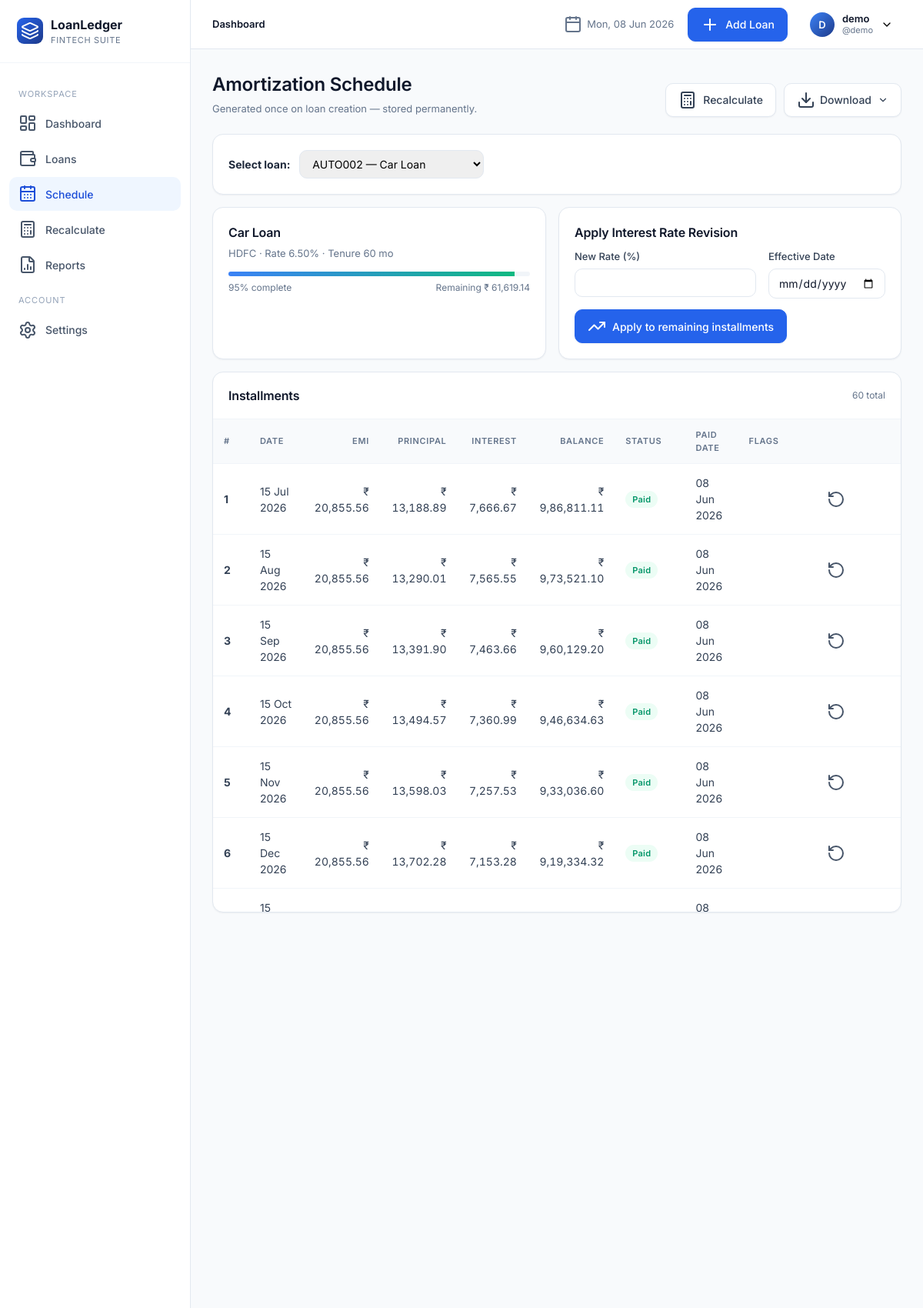
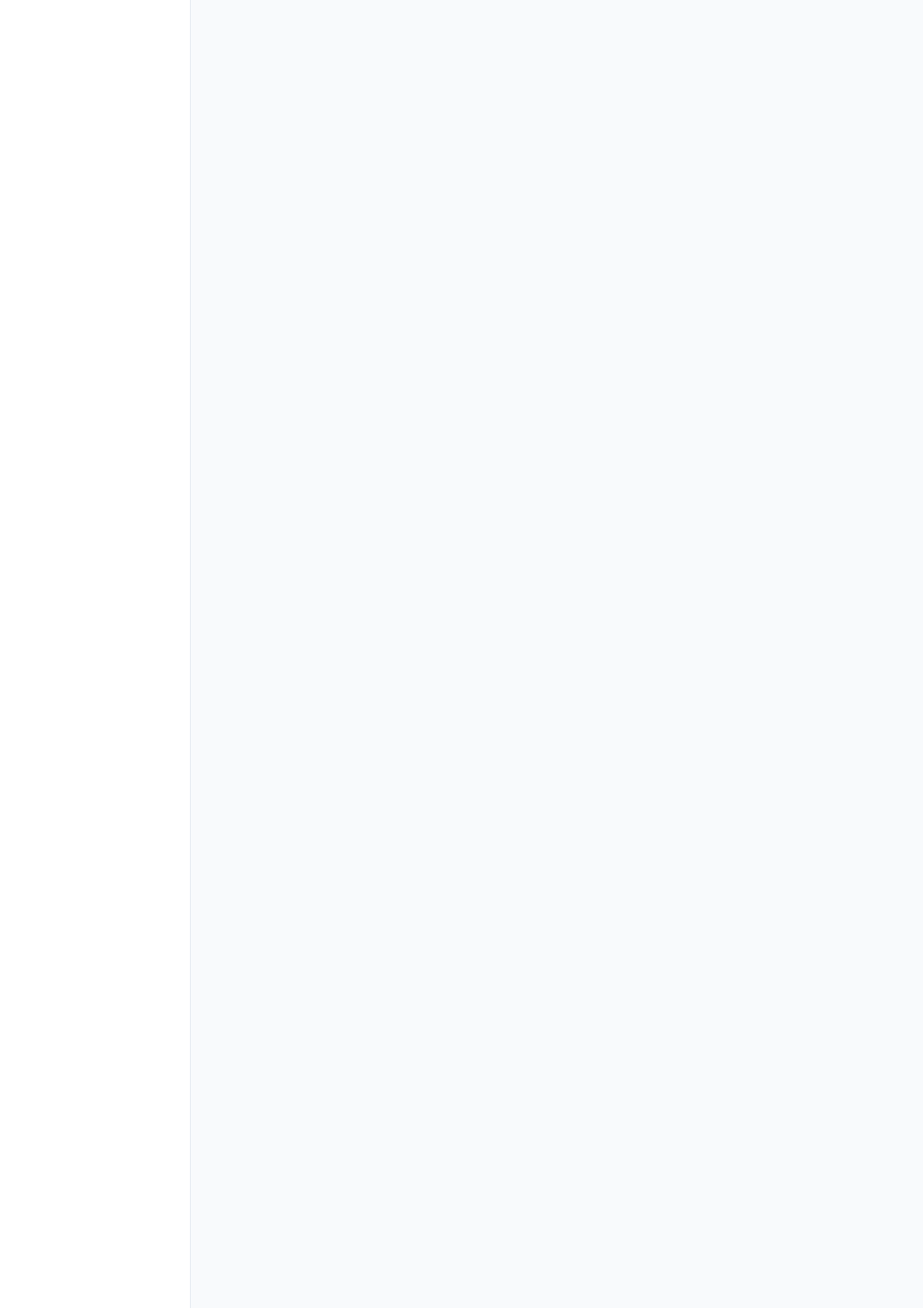
The page /schedule/ (signed in, upper part) on the database its author committed (2 pictures, top to bottom).
### app/models.py (models this page shows, shortened)
class User(UserMixin, db.Model):
    __tablename__ = "users"
    id = db.Column(db.Integer, primary_key=True)
    full_name = db.Column(db.String(120), nullable=False)
    username = db.Column(db.String(64), unique=True, nullable=False, index=True)
    email = db.Column(db.String(160), unique=True, nullable=False, index=True)
    password_hash = db.Column(db.String(256), nullable=False)
    preferred_currency = db.Column(db.String(8), default="INR")
    preferred_date_format = db.Column(db.String(20), default="%d %b %Y")
    created_at = db.Column(db.DateTime, default=datetime.utcnow)
    loans = db.relationship("Loan", backref="owner", lazy="dynamic", cascade="all, delete-orphan")

class Loan(db.Model):
    __tablename__ = "loans"
    id = db.Column(db.Integer, primary_key=True)
    user_id = db.Column(db.Integer, db.ForeignKey("users.id"), nullable=False, index=True)
    loan_id = db.Column(db.String(40), nullable=False, index=True)  # manual unique per user
    loan_name = db.Column(db.String(120), nullable=False)
    loan_category = db.Column(db.String(50), nullable=False, default="Personal")
    bank_name = db.Column(db.String(120), nullable=False)
    loan_amount = db.Column(db.Float, nullable=False)
    interest_rate = db.Column(db.Float, nullable=False)  # annual %
    down_payment = db.Column(db.Float, default=0)
    custom_emi = db.Column(db.Float, nullable=True)
    start_date = db.Column(db.Date, nullable=False)
    tenure_months = db.Column(db.Integer, nullable=False)
    loan_status = db.Column(db.String(20), default="Active", index=True)
    remaining_balance = db.Column(db.Float, default=0)
    completion_percentage = db.Column(db.Float, default=0)
    is_archived = db.Column(db.Boolean, default=False, index=True)
    balloon_date = db.Column(db.Date, nullable=True)
    balloon_amount = db.Column(db.Float, nullable=True)
    notes = db.Column(db.Text)
    closed_at = db.Column(db.DateTime, nullable=True)
    final_amount = db.Column(db.Float, nullable=True)
    closure_notes = db.Column(db.Text, nullable=True)
    created_at = db.Column(db.DateTime, default=datetime.utcnow)
    updated_at = db.Column(db.DateTime, default=datetime.utcnow, onupdate=datetime.utcnow)
    schedules = db.relationship("Schedule", backref="loan", lazy="dynamic",
                                cascade="all, delete-orphan", order_by="Schedule.month_index")
    __table_args__ = (db.UniqueConstraint("user_id", "loan_id", name="uq_user_loanid"),)

class Schedule(db.Model):
    __tablename__ = "schedules"
    id = db.Column(db.Integer, primary_key=True)
    loan_id = db.Column(db.Integer, db.ForeignKey("loans.id"), nullable=False, index=True)
    month_index = db.Column(db.Integer, nullable=False)
    payment_date = db.Column(db.Date, nullable=False)
    emi = db.Column(db.Float, nullable=False)
    principal = db.Column(db.Float, nullable=False)
    interest = db.Column(db.Float, nullable=False)
    remaining_balance = db.Column(db.Float, nullable=False)
    payment_status = db.Column(db.String(20), default="Pending")  # Pending / Paid / Overdue
    paid_date = db.Column(db.Date, nullable=True)
    notes = db.Column(db.String(255))
    is_balloon = db.Column(db.Boolean, default=False)
    is_revised = db.Column(db.Boolean, default=False)

### app/blueprints/schedule.py (the view)
@schedule_bp.route("/")
@login_required
def index():
    loans = current_user.loans.filter_by(is_archived=False).order_by(Loan.created_at.desc()).all()
    selected_id = request.args.get("loan_pk", type=int)
    loan = _get_loan(selected_id) if selected_id else (loans[0] if loans else None)
    revision_form = InterestRevisionForm()
    return render_template("schedule/index.html", loans=loans, loan=loan, revision_form=revision_form)

### app/forms.py
class InterestRevisionForm(FlaskForm):
    new_rate = FloatField("New Interest Rate (%)", validators=[InputRequired(), NumberRange(min=0, max=100)])
    effective_date = DateField("Effective Date", validators=[DataRequired()])
    submit = SubmitField("Apply Revision")

### app/utils.py (called while the page is built)
def format_date(d, fmt=None):
    if not d:
        return "-"
    if fmt is None and current_user and current_user.is_authenticated:
        fmt = current_user.preferred_date_format or "%d %b %Y"
    fmt = fmt or "%d %b %Y"
    try:
        return d.strftime(fmt)
    except Exception:
        return str(d)

### app/templates/schedule/index.html (shortened to what this page needs)
{% extends "base.html" %}
{% block content %}
<div class="page-header">
  <div class="title-block">
    <h1>Amortization Schedule</h1>
    <div class="sub">Generated once on loan creation — stored permanently.</div>
  </div>
  <div class="actions">
    {% if loan %}
      <a href="{{ url_for('recalc.index', loan_pk=loan.id) }}" class="btn secondary">
        <i data-lucide="calculator"></i> Recalculate
      </a>
      <div style="display:inline-block;position:relative">
        <button class="btn secondary" id="csvPdfBtn" type="button" style="gap:6px">
          <i data-lucide="download"></i> Download <i data-lucide="chevron-down" style="width:14px;height:14px;margin-left:2px"></i>
        </button>
      </div>
    {% endif %}
  </div>
</div>
{% if not loans %}
  <div class="card pad empty">
    <i data-lucide="calendar-x"></i>
    <h3>No loans yet</h3>
    <p>Create a loan to view its schedule.</p>
  </div>
{% else %}
  <div class="card" style="margin-bottom:16px">
    <div class="card-body" style="display:flex;align-items:center;gap:12px;flex-wrap:wrap">
      <strong>Select loan:</strong>
      <select onchange="location.href=this.value"
        style="padding:8px 12px;border:1px solid var(--slate-200);border-radius:10px">
        {% for l in loans %}
          <option value="{{ url_for('schedule.view', loan_pk=l.id) }}"
            {% if loan and l.id == loan.id %}selected{% endif %}>
            {{ l.loan_id }} — {{ l.loan_name }}
          </option>
        {% endfor %}
      </select>
    </div>
  </div>
  {% if loan %}
    <div class="grid grid-2" style="margin-bottom:16px">
      <div class="card pad">
        <h3 style="margin-bottom:6px">{{ loan.loan_name }}</h3>
        <div style="color:var(--slate-500);font-size:13px">
          {{ loan.bank_name }} · Rate {{ '%.2f'|format(loan.interest_rate) }}%
          · Tenure {{ loan.tenure_months }} mo
        </div>
        <div style="margin-top:14px">
          <div class="progress">
            <div class="progress-bar" style="width: {{ loan.completion_percentage }}%"></div>
          </div>
          <div style="display:flex;justify-content:space-between;font-size:12px;color:var(--slate-500);margin-top:6px">
            <span>{{ '%.0f'|format(loan.completion_percentage) }}% complete</span>
            <span>Remaining {{ loan.remaining_balance|money }}</span>
          </div>
        </div>
      </div>
      <div class="card pad">
        <h3 style="margin-bottom:10px">Apply Interest Rate Revision</h3>
        <form method="post" action="{{ url_for('schedule.revise_interest', loan_pk=loan.id) }}">
          <div class="form-grid">
            <div class="form-row">
              <label>New Rate (%)</label>
              {{ revision_form.new_rate() }}
            </div>
            <div class="form-row">
              <label>Effective Date</label>
              {{ revision_form.effective_date() }}
            </div>
          </div>
          <button class="btn">
            <i data-lucide="trending-up"></i>
            Apply to remaining installments
          </button>
        </form>
      </div>
    </div>
    <div class="card">
      <div class="card-header">
        <h3>Installments</h3>
        <span style="font-size:12px;color:var(--slate-500)">
          {{ loan.schedules.count() }} total
        </span>
      </div>
      <div class="table-wrap" style="max-height:640px;overflow-y:auto">
        <table class="tbl">
          <thead>
            <tr>
              <th>#</th>
              <th>Date</th>
              <th class="num">EMI</th>
              <th class="num">Principal</th>
              <th class="num">Interest</th>
              <th class="num">Balance</th>
              <th>Status</th>
              <th>Paid Date</th>
              <th>Flags</th>
              <th></th>
            </tr>
          </thead>
          <tbody>
            {% for s in loan.schedules %}
            <tr>
              <td><strong>{{ s.month_index }}</strong></td>
              <td>{{ s.payment_date|fdate }}</td>
              <td class="num">{{ s.emi|money }}</td>
              <td class="num">{{ s.principal|money }}</td>
              <td class="num">{{ s.interest|money }}</td>
              <td class="num">{{ s.remaining_balance|money }}</td>
              <td data-status>
                <span class="badge {{ s.payment_status }}">{{ s.payment_status }}</span>
              </td>
              <td>
                {{ s.paid_date|fdate if s.paid_date else '—' }}
              </td>
              <td>
              </td>
              <td>
                {% if s.payment_status == 'Paid' %}
                  <form method="post"
                        action="{{ url_for('schedule.undo_paid', loan_pk=loan.id, schedule_id=s.id) }}"
                        data-ajax="payment"
                        data-schedule-id="{{ s.id }}"
                        data-kind="undo"
                        style="display:inline">
                    <button class="btn ghost sm">
                      <i data-lucide="rotate-ccw"></i>
                    </button>
                  </form>
                {% endif %}
              </td>
            </tr>
            {% endfor %}
          </tbody>
        </table>
      </div>
    </div>
  {% endif %}
{% endif %}
{% endblock %}

### app/templates/_topnav.html (shortened to what this page needs)
<header class="topnav">
  <div class="crumbs">
    {% block crumbs %}<strong>Dashboard</strong>{% endblock %}
  </div>
  <div class="date"><i data-lucide="calendar"></i> {{ now.strftime('%a, %d %b %Y') }}</div>
  {% if request.endpoint and not request.endpoint.startswith('settings.') %}
    <a href="{{ url_for('loans.add') }}" class="btn"><i data-lucide="plus"></i> Add Loan</a>
  {% endif %}
  <div class="profile">
    <button class="profile-btn">
      <div class="avatar">{{ current_user.full_name[:1]|upper }}</div>
      <div style="text-align:left;line-height:1.2">
        <div style="font-weight:600;font-size:13px;color:var(--slate-900)">{{ current_user.full_name }}</div>
        <div style="font-size:11px;color:var(--slate-500)">@{{ current_user.username }}</div>
      </div>
      <i data-lucide="chevron-down" style="width:16px;height:16px"></i>
    </button>
  </div>
</header>

### rows shown on the page
User: full_name "D", full_name "demo", username "demo"
Loan: loan_name "Car Loan", bank_name "HDFC", interest_rate "6.50", tenure_months "60", completion_percentage "95", remaining_balance "₹ 61,619.14"
Schedule: month_index "1", payment_date|fdate "15 Jul 2026", emi "₹ 20,855.56", principal "₹ 13,188.89", interest "₹ 7,666.67", remaining_balance "₹ 9,86,811.11", payment_status "Paid", paid_date|fdate "08 Jun 2026"
Schedule: month_index "2", payment_date|fdate "15 Aug 2026", emi "₹ 20,855.56", principal "₹ 13,290.01", interest "₹ 7,565.55", remaining_balance "₹ 9,73,521.10", payment_status "Paid", paid_date|fdate "08 Jun 2026"
Schedule: month_index "3", payment_date|fdate "15 Sep 2026", emi "₹ 20,855.56", principal "₹ 13,391.90", interest "₹ 7,463.66", remaining_balance "₹ 9,60,129.20", payment_status "Paid", paid_date|fdate "08 Jun 2026"
Schedule: month_index "4", payment_date|fdate "15 Oct 2026", emi "₹ 20,855.56", principal "₹ 13,494.57", interest "₹ 7,360.99", remaining_balance "₹ 9,46,634.63", payment_status "Paid", paid_date|fdate "08 Jun 2026"
Schedule: month_index "5", payment_date|fdate "15 Nov 2026", emi "₹ 20,855.56", principal "₹ 13,598.03", interest "₹ 7,257.53", remaining_balance "₹ 9,33,036.60", payment_status "Paid", paid_date|fdate "08 Jun 2026"
Schedule: month_index "6", payment_date|fdate "15 Dec 2026", emi "₹ 20,855.56", principal "₹ 13,702.28", interest "₹ 7,153.28", remaining_balance "₹ 9,19,334.32", payment_status "Paid", paid_date|fdate "08 Jun 2026"
Schedule: payment_date|fdate "15…", paid_date|fdate "08…"

### other values the page prints
{{ loan.schedules.count() }} "60"
form field value "AUTO002 — Car Loan"
